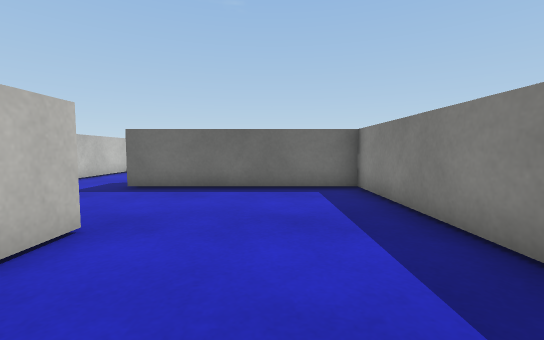
[1] (above)

16 first-person views from a walk through a scene from a Unity 3-D project. The camera is 0.55 m above the floor, tilts 4° down and sees 90° across. The floor is counted in squares, 0.5 m on a side. Each view is taken from the middle of a square. On the plan, view 1 faces up. The plan holds only what a view shows up to about 12 squares ahead; the rest is blank. The player character is not drawn. Surface patterns are stand-ins for the level's own textures.

[2]
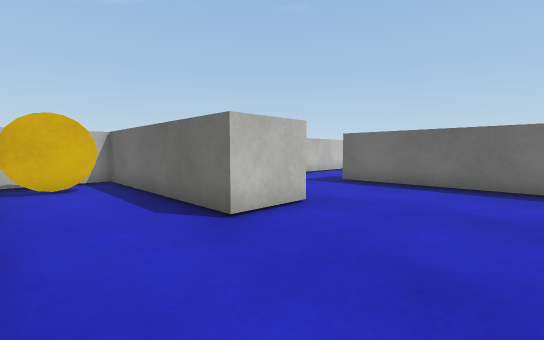

[3]
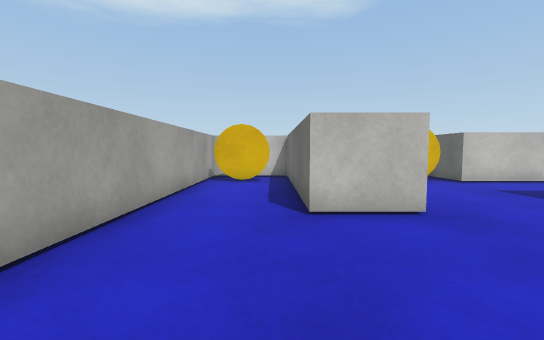

[4]
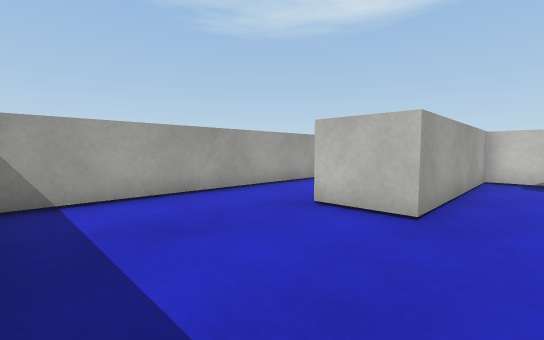

[5]
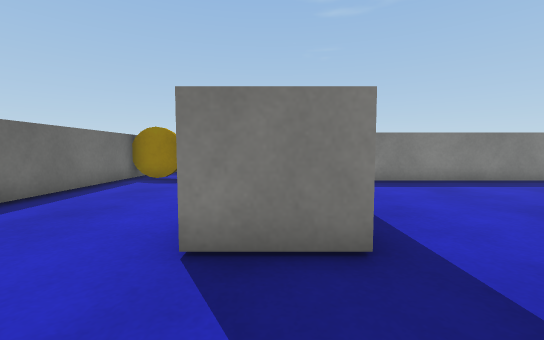

[6]
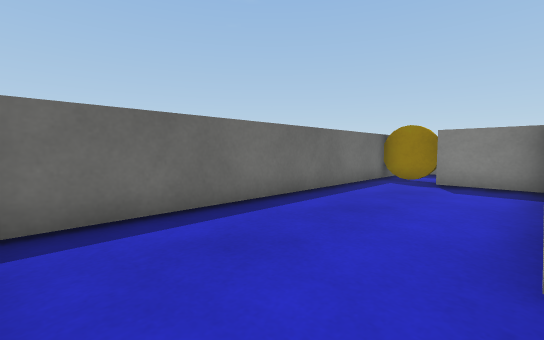

[7]
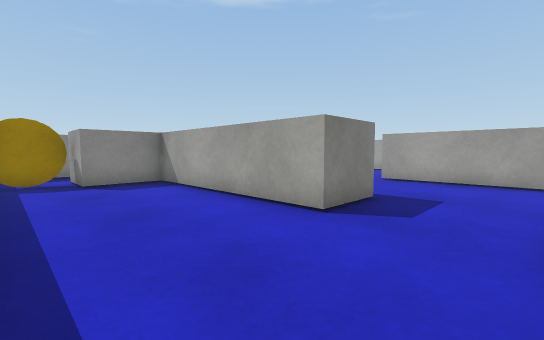

[8]
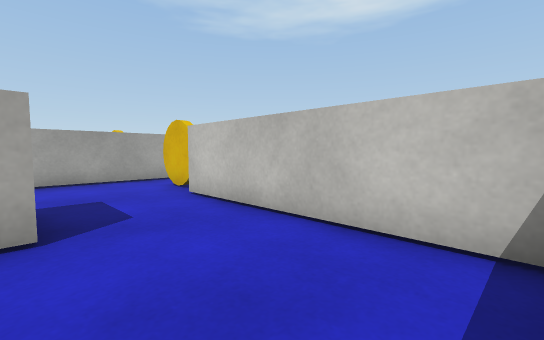

[9]
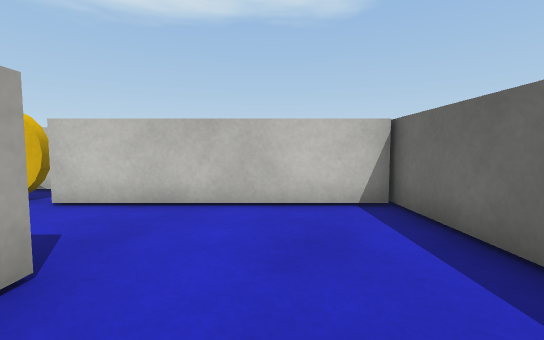

[10]
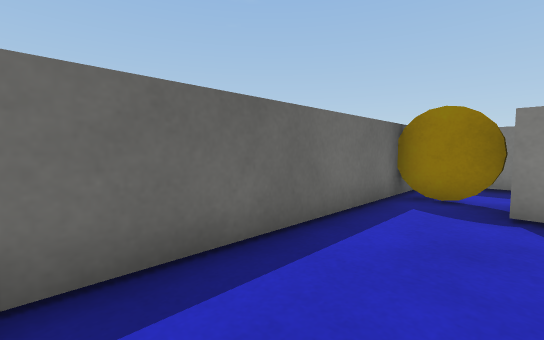

[11]
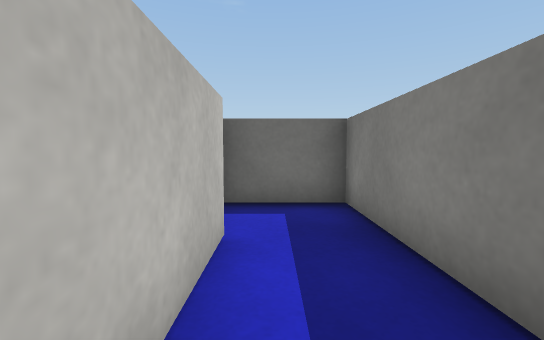

[12]
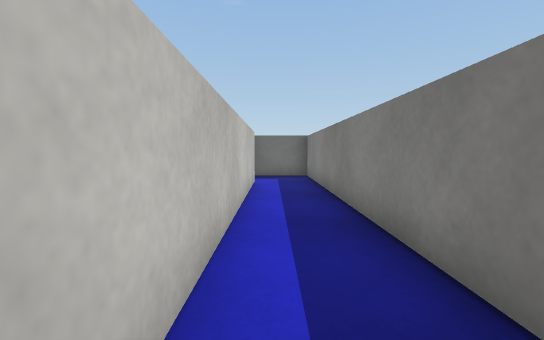

[13]
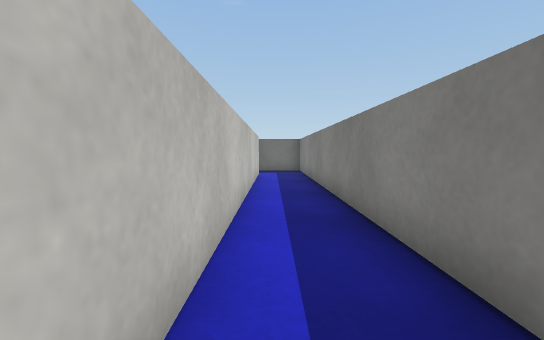

[14]
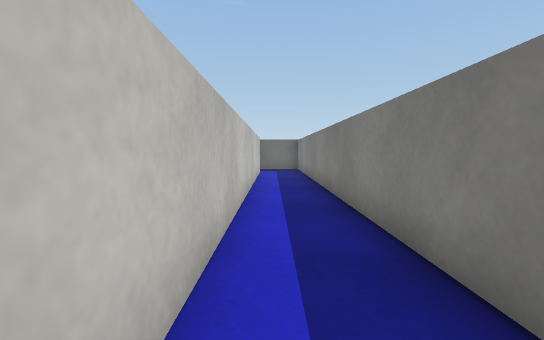

[15]
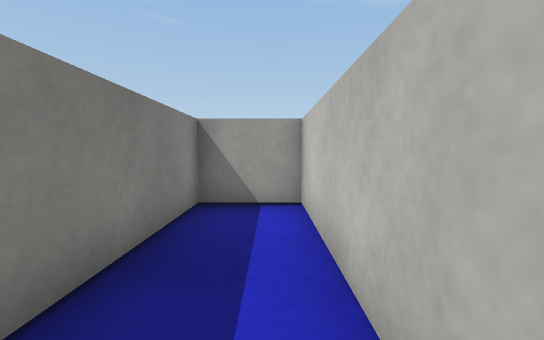

[16]
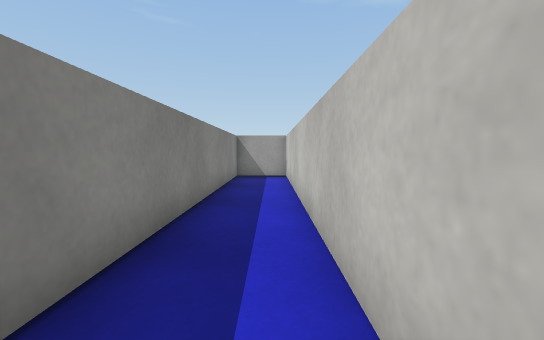

### Floor plan
Points are (right, up) in squares from view 1. A wall is a line through its corners. A room is listed if a view was taken in it or the views show most of it. See-through windows are left out.
Room 1 (views 1, 2, 3, 4, 5, 6, 7, 8, 9, 10)
walls: (-9.4, 6) (-9.4, 3.6) (-2.6, 3.6) (-2.6, 1.6) (-9.4, 1.6) (-9.4, 0.8); (2.5, -0.6) (2.5, 8) (-4.3, 8) (-4.3, 10) (2.5, 10) (2.5, 12.3) (4.4, 12.3); (-9.4, -0.9) (-9.4, -1.4) (2.1, -1.4); (-7.4, 14.4) (-7.4, 7.6) (-9.4, 7.6); (4.5, 14.4) (-7.8, 14.4)
ways out: opening at (3.5, 13.5) to room 2
objects: coin (-8, 0); coin (-8, 6); coin (4, 13)
Room 2 (views 11, 12, 13, 14, 15, 16)
walls: (4.4, 12.3) (4.4, -1.4) (6.5, -1.4) (6.5, 14.4) (4.5, 14.4)
ways out: opening at (3.5, 13.5) to room 1

Where each view was taken, in squares from view 1:
view 1: 0 up, 0 right, facing up
view 2: 1 down, 1 right, facing up-left
view 3: 1 up, 2 right, facing left
view 4: 5 up, 2 right, facing down-left
view 5: 9 up, 7 left, facing right
view 6: 10 up, 7 left, facing up-right
view 7: 14 up, 7 left, facing down-right
view 8: 14 up, 4 left, facing down-left
view 9: 12 up, 2 left, facing left
view 10: 12 up, 3 left, facing up-right
view 11: 9 up, 5 right, facing up
view 12: 3 up, 5 right, facing up
view 13: 0 up, 5 right, facing up
view 14: 1 down, 5 right, facing up
view 15: 4 up, 5 right, facing down
view 16: 10 up, 5 right, facing down
